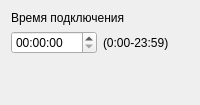
                      <widget class="QWidget" name="page_4">
                       <layout class="QGridLayout" name="gridLayout_10">
                        <item row="0" column="0">
                         <widget class="QLabel" name="label_18">
                          <property name="text">
                           <string>Время подключения</string>
                          </property>
                         </widget>
                        </item>
                        <item row="1" column="0">
                         <layout class="QHBoxLayout" name="horizontalLayout_35">
                          <item>
                           <widget class="QTimeEdit" name="timeEdit_c2s_modeEveryday_time"/>
                          </item>
                          <item>
                           <widget class="QLabel" name="label_96">
                            <property name="text">
                             <string>(0:00-23:59)</string>
                            </property>
                           </widget>
                          </item>
                         </layout>
                        </item>
                        <item row="2" column="0">
                         <spacer name="verticalSpacer_2">
                          <property name="orientation">
                           <enum>Qt::Vertical</enum>
                          </property>
                          <property name="sizeType">
                           <enum>QSizePolicy::Fixed</enum>
                          </property>
                          <property name="sizeHint" stdset="0">
                           <size>
                            <width>20</width>
                            <height>40</height>
                           </size>
                          </property>
                         </spacer>
                        </item>
                       </layout>
                      </widget>
